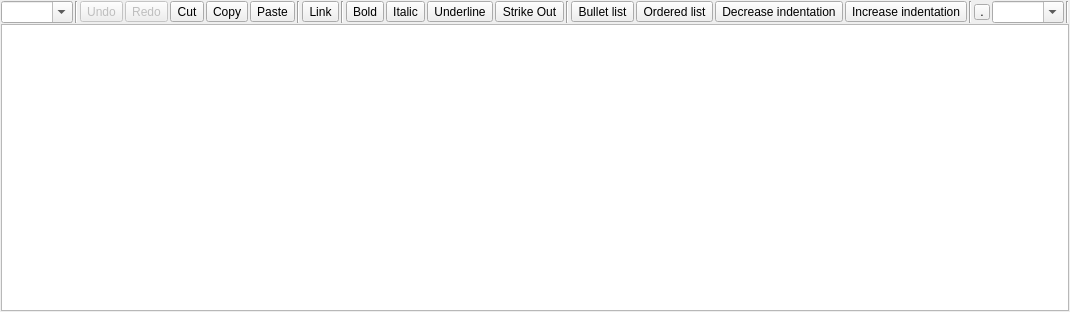
<?xml version="1.0" encoding="UTF-8"?>
<ui version="4.0">
 <class>MRichTextEdit</class>
 <widget class="QWidget" name="MRichTextEdit">
  <property name="geometry">
   <rect>
    <x>0</x>
    <y>0</y>
    <width>819</width>
    <height>312</height>
   </rect>
  </property>
  <property name="windowTitle">
   <string notr="true"/>
  </property>
  <layout class="QVBoxLayout" name="verticalLayout">
   <property name="spacing">
    <number>1</number>
   </property>
   <property name="leftMargin">
    <number>1</number>
   </property>
   <property name="topMargin">
    <number>1</number>
   </property>
   <property name="rightMargin">
    <number>1</number>
   </property>
   <property name="bottomMargin">
    <number>1</number>
   </property>
   <item>
    <widget class="QWidget" name="f_toolbar" native="true">
     <layout class="QHBoxLayout" name="horizontalLayout">
      <property name="spacing">
       <number>2</number>
      </property>
      <property name="leftMargin">
       <number>0</number>
      </property>
      <property name="topMargin">
       <number>0</number>
      </property>
      <property name="rightMargin">
       <number>0</number>
      </property>
      <property name="bottomMargin">
       <number>0</number>
      </property>
      <item>
       <widget class="QComboBox" name="f_paragraph">
        <property name="focusPolicy">
         <enum>Qt::ClickFocus</enum>
        </property>
        <property name="toolTip">
         <string>Paragraph formatting</string>
        </property>
        <property name="editable">
         <bool>true</bool>
        </property>
       </widget>
      </item>
      <item>
       <widget class="Line" name="line_4">
        <property name="orientation">
         <enum>Qt::Vertical</enum>
        </property>
       </widget>
      </item>
      <item>
       <widget class="QToolButton" name="f_undo">
        <property name="enabled">
         <bool>false</bool>
        </property>
        <property name="focusPolicy">
         <enum>Qt::ClickFocus</enum>
        </property>
        <property name="toolTip">
         <string>Undo (CTRL+Z)</string>
        </property>
        <property name="text">
         <string>Undo</string>
        </property>
        <property name="icon">
         <iconset theme="edit-undo">
          <normaloff>.</normaloff>.</iconset>
        </property>
        <property name="iconSize">
         <size>
          <width>16</width>
          <height>16</height>
         </size>
        </property>
       </widget>
      </item>
      <item>
       <widget class="QToolButton" name="f_redo">
        <property name="enabled">
         <bool>false</bool>
        </property>
        <property name="focusPolicy">
         <enum>Qt::ClickFocus</enum>
        </property>
        <property name="toolTip">
         <string>Redo</string>
        </property>
        <property name="text">
         <string>Redo</string>
        </property>
        <property name="icon">
         <iconset theme="edit-redo">
          <normaloff>.</normaloff>.</iconset>
        </property>
        <property name="iconSize">
         <size>
          <width>16</width>
          <height>16</height>
         </size>
        </property>
       </widget>
      </item>
      <item>
       <widget class="QToolButton" name="f_cut">
        <property name="focusPolicy">
         <enum>Qt::ClickFocus</enum>
        </property>
        <property name="toolTip">
         <string>Cut (CTRL+X)</string>
        </property>
        <property name="text">
         <string>Cut</string>
        </property>
        <property name="icon">
         <iconset theme="edit-cut">
          <normaloff>.</normaloff>.</iconset>
        </property>
        <property name="iconSize">
         <size>
          <width>16</width>
          <height>16</height>
         </size>
        </property>
       </widget>
      </item>
      <item>
       <widget class="QToolButton" name="f_copy">
        <property name="focusPolicy">
         <enum>Qt::ClickFocus</enum>
        </property>
        <property name="toolTip">
         <string>Copy (CTRL+C)</string>
        </property>
        <property name="text">
         <string>Copy</string>
        </property>
        <property name="icon">
         <iconset theme="edit-copy">
          <normaloff>.</normaloff>.</iconset>
        </property>
        <property name="iconSize">
         <size>
          <width>16</width>
          <height>16</height>
         </size>
        </property>
       </widget>
      </item>
      <item>
       <widget class="QToolButton" name="f_paste">
        <property name="focusPolicy">
         <enum>Qt::ClickFocus</enum>
        </property>
        <property name="toolTip">
         <string>Paste (CTRL+V)</string>
        </property>
        <property name="text">
         <string>Paste</string>
        </property>
        <property name="icon">
         <iconset theme="edit-paste">
          <normaloff>.</normaloff>.</iconset>
        </property>
        <property name="iconSize">
         <size>
          <width>16</width>
          <height>16</height>
         </size>
        </property>
       </widget>
      </item>
      <item>
       <widget class="Line" name="line">
        <property name="orientation">
         <enum>Qt::Vertical</enum>
        </property>
       </widget>
      </item>
      <item>
       <widget class="QToolButton" name="f_link">
        <property name="focusPolicy">
         <enum>Qt::ClickFocus</enum>
        </property>
        <property name="toolTip">
         <string>Link (CTRL+L)</string>
        </property>
        <property name="text">
         <string>Link</string>
        </property>
        <property name="icon">
         <iconset theme="applications-internet">
          <normaloff>.</normaloff>.</iconset>
        </property>
        <property name="iconSize">
         <size>
          <width>16</width>
          <height>16</height>
         </size>
        </property>
        <property name="checkable">
         <bool>true</bool>
        </property>
       </widget>
      </item>
      <item>
       <widget class="Line" name="line_3">
        <property name="orientation">
         <enum>Qt::Vertical</enum>
        </property>
       </widget>
      </item>
      <item>
       <widget class="QToolButton" name="f_bold">
        <property name="focusPolicy">
         <enum>Qt::ClickFocus</enum>
        </property>
        <property name="toolTip">
         <string notr="true">Bold (CTRL+B)</string>
        </property>
        <property name="text">
         <string>Bold</string>
        </property>
        <property name="icon">
         <iconset theme="format-text-bold">
          <normaloff>.</normaloff>.</iconset>
        </property>
        <property name="iconSize">
         <size>
          <width>16</width>
          <height>16</height>
         </size>
        </property>
        <property name="checkable">
         <bool>true</bool>
        </property>
       </widget>
      </item>
      <item>
       <widget class="QToolButton" name="f_italic">
        <property name="focusPolicy">
         <enum>Qt::ClickFocus</enum>
        </property>
        <property name="toolTip">
         <string>Italic (CTRL+I)</string>
        </property>
        <property name="text">
         <string>Italic</string>
        </property>
        <property name="icon">
         <iconset theme="format-text-italic">
          <normaloff>.</normaloff>.</iconset>
        </property>
        <property name="iconSize">
         <size>
          <width>16</width>
          <height>16</height>
         </size>
        </property>
        <property name="checkable">
         <bool>true</bool>
        </property>
       </widget>
      </item>
      <item>
       <widget class="QToolButton" name="f_underline">
        <property name="focusPolicy">
         <enum>Qt::ClickFocus</enum>
        </property>
        <property name="toolTip">
         <string>Underline (CTRL+U)</string>
        </property>
        <property name="text">
         <string>Underline</string>
        </property>
        <property name="icon">
         <iconset theme="format-text-underline">
          <normaloff>.</normaloff>.</iconset>
        </property>
        <property name="iconSize">
         <size>
          <width>16</width>
          <height>16</height>
         </size>
        </property>
        <property name="checkable">
         <bool>true</bool>
        </property>
       </widget>
      </item>
      <item>
       <widget class="QToolButton" name="f_strikeout">
        <property name="text">
         <string>Strike Out</string>
        </property>
        <property name="checkable">
         <bool>true</bool>
        </property>
       </widget>
      </item>
      <item>
       <widget class="Line" name="line_5">
        <property name="orientation">
         <enum>Qt::Vertical</enum>
        </property>
       </widget>
      </item>
      <item>
       <widget class="QToolButton" name="f_list_bullet">
        <property name="focusPolicy">
         <enum>Qt::ClickFocus</enum>
        </property>
        <property name="toolTip">
         <string>Bullet list (CTRL+-)</string>
        </property>
        <property name="text">
         <string>Bullet list</string>
        </property>
        <property name="iconSize">
         <size>
          <width>16</width>
          <height>16</height>
         </size>
        </property>
        <property name="checkable">
         <bool>true</bool>
        </property>
       </widget>
      </item>
      <item>
       <widget class="QToolButton" name="f_list_ordered">
        <property name="focusPolicy">
         <enum>Qt::ClickFocus</enum>
        </property>
        <property name="toolTip">
         <string>Ordered list (CTRL+=)</string>
        </property>
        <property name="text">
         <string>Ordered list</string>
        </property>
        <property name="iconSize">
         <size>
          <width>16</width>
          <height>16</height>
         </size>
        </property>
        <property name="checkable">
         <bool>true</bool>
        </property>
       </widget>
      </item>
      <item>
       <widget class="QToolButton" name="f_indent_dec">
        <property name="focusPolicy">
         <enum>Qt::ClickFocus</enum>
        </property>
        <property name="toolTip">
         <string>Decrease indentation (CTRL+,)</string>
        </property>
        <property name="text">
         <string>Decrease indentation</string>
        </property>
        <property name="icon">
         <iconset theme="format-indent-less">
          <normaloff>.</normaloff>.</iconset>
        </property>
        <property name="iconSize">
         <size>
          <width>16</width>
          <height>16</height>
         </size>
        </property>
       </widget>
      </item>
      <item>
       <widget class="QToolButton" name="f_indent_inc">
        <property name="focusPolicy">
         <enum>Qt::ClickFocus</enum>
        </property>
        <property name="toolTip">
         <string>Increase indentation (CTRL+.)</string>
        </property>
        <property name="text">
         <string>Increase indentation</string>
        </property>
        <property name="icon">
         <iconset theme="format-indent-more">
          <normaloff>.</normaloff>.</iconset>
        </property>
        <property name="iconSize">
         <size>
          <width>16</width>
          <height>16</height>
         </size>
        </property>
       </widget>
      </item>
      <item>
       <widget class="Line" name="line_2">
        <property name="orientation">
         <enum>Qt::Vertical</enum>
        </property>
       </widget>
      </item>
      <item>
       <widget class="QToolButton" name="f_bgcolor">
        <property name="minimumSize">
         <size>
          <width>16</width>
          <height>16</height>
         </size>
        </property>
        <property name="maximumSize">
         <size>
          <width>16</width>
          <height>16</height>
         </size>
        </property>
        <property name="focusPolicy">
         <enum>Qt::ClickFocus</enum>
        </property>
        <property name="toolTip">
         <string>Text background color</string>
        </property>
        <property name="text">
         <string>.</string>
        </property>
        <property name="iconSize">
         <size>
          <width>16</width>
          <height>16</height>
         </size>
        </property>
       </widget>
      </item>
      <item>
       <widget class="QComboBox" name="f_fontsize">
        <property name="focusPolicy">
         <enum>Qt::ClickFocus</enum>
        </property>
        <property name="toolTip">
         <string>Font size</string>
        </property>
        <property name="editable">
         <bool>true</bool>
        </property>
       </widget>
      </item>
      <item>
       <widget class="Line" name="line_6">
        <property name="orientation">
         <enum>Qt::Vertical</enum>
        </property>
       </widget>
      </item>
      <item>
       <spacer name="horizontalSpacer">
        <property name="orientation">
         <enum>Qt::Horizontal</enum>
        </property>
        <property name="sizeHint" stdset="0">
         <size>
          <width>40</width>
          <height>20</height>
         </size>
        </property>
       </spacer>
      </item>
     </layout>
     <zorder>f_paragraph</zorder>
     <zorder>line_4</zorder>
     <zorder>f_undo</zorder>
     <zorder>f_redo</zorder>
     <zorder>f_cut</zorder>
     <zorder>f_copy</zorder>
     <zorder>f_paste</zorder>
     <zorder>line</zorder>
     <zorder>f_link</zorder>
     <zorder>line_3</zorder>
     <zorder>f_italic</zorder>
     <zorder>f_underline</zorder>
     <zorder>line_2</zorder>
     <zorder>f_fontsize</zorder>
     <zorder>line_5</zorder>
     <zorder>f_list_bullet</zorder>
     <zorder>f_list_ordered</zorder>
     <zorder>f_indent_dec</zorder>
     <zorder>f_indent_inc</zorder>
     <zorder>f_bold</zorder>
     <zorder>f_bgcolor</zorder>
     <zorder>f_strikeout</zorder>
     <zorder>line_6</zorder>
    </widget>
   </item>
   <item>
    <widget class="QTextEdit" name="f_textedit">
     <property name="autoFormatting">
      <set>QTextEdit::AutoNone</set>
     </property>
     <property name="tabChangesFocus">
      <bool>true</bool>
     </property>
    </widget>
   </item>
  </layout>
 </widget>
 <resources/>
 <connections/>
</ui>
